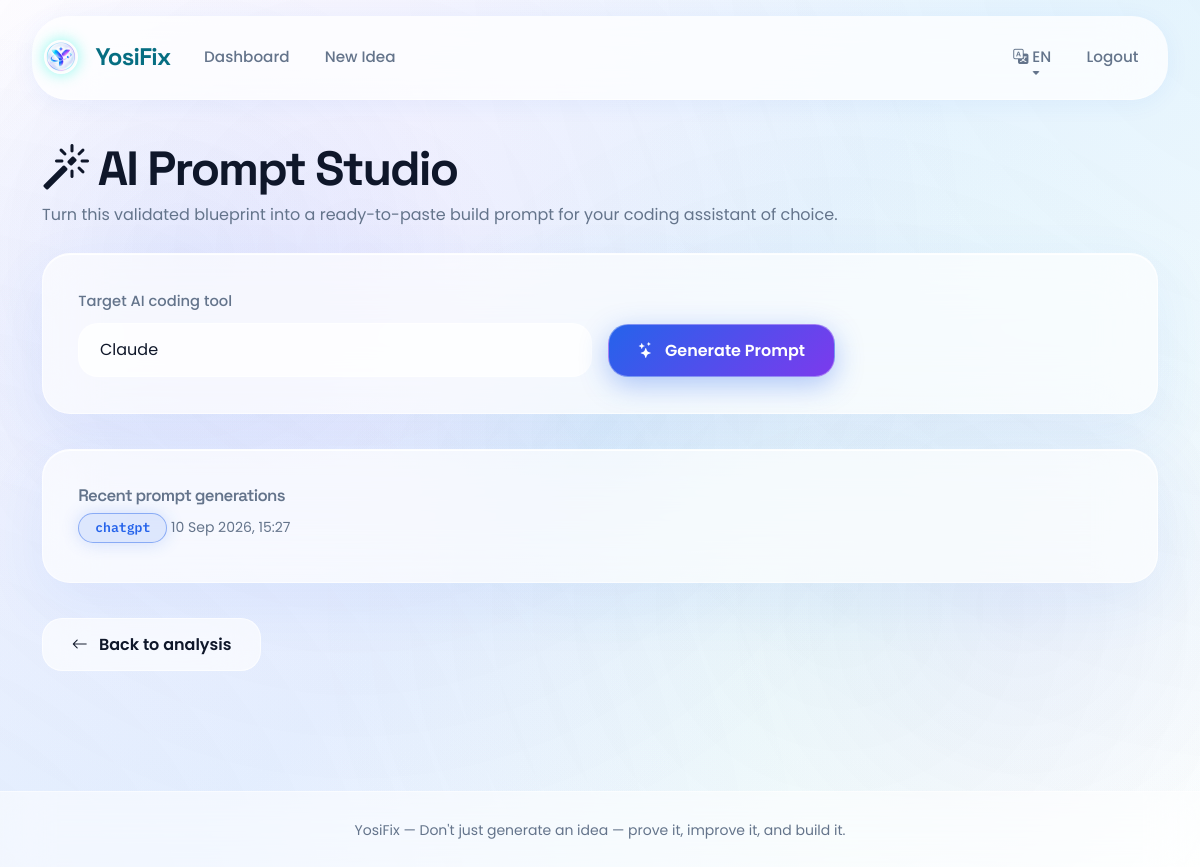
/idea/4/prompt-studio (signed in), run on an earlier commit of the app's database.
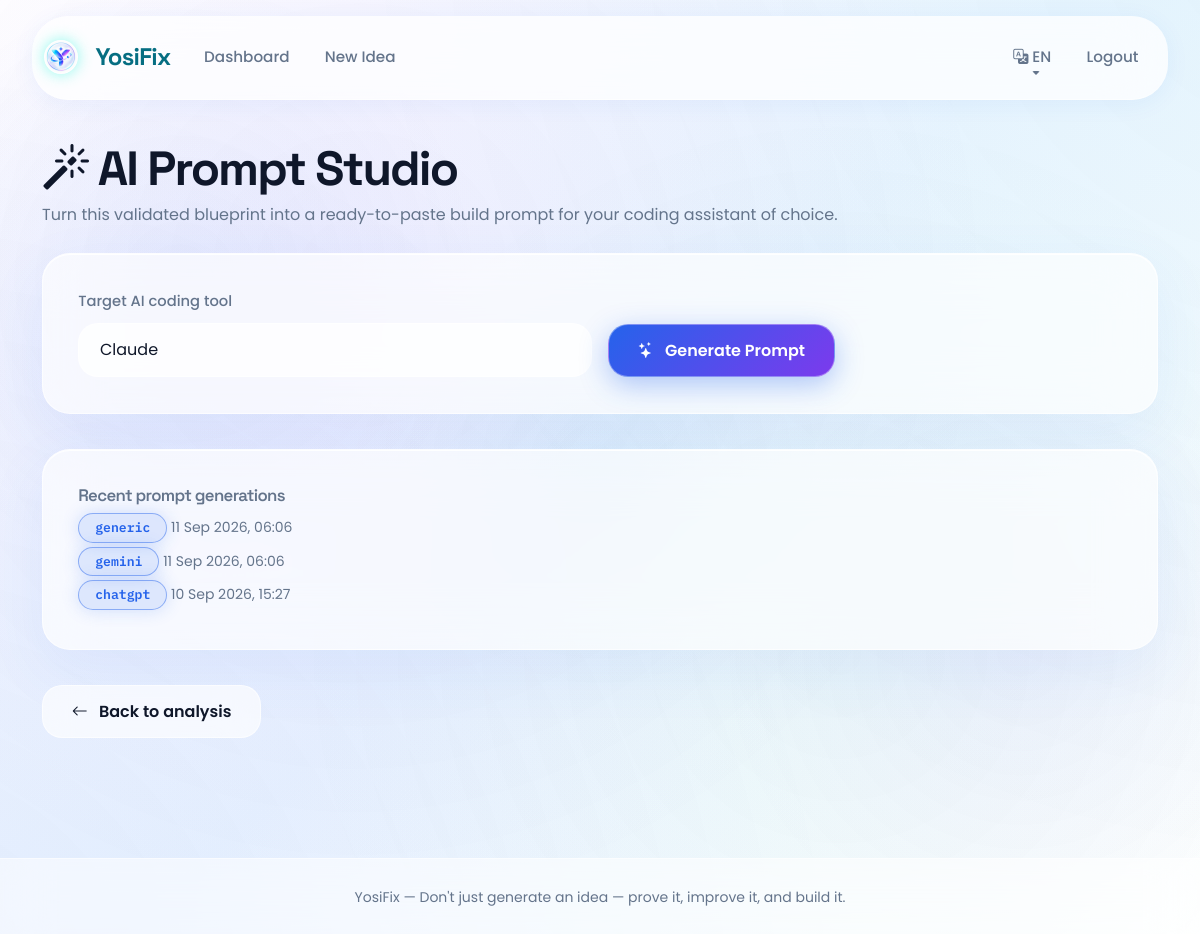
And on a later commit of the database.
### models.py (models this page shows)
class PromptRecord(db.Model):
    __tablename__ = "prompt_records"
    id = db.Column(db.Integer, primary_key=True)
    idea_id = db.Column(db.Integer, db.ForeignKey("ideas.id"), nullable=False)
    target_tool = db.Column(db.String(30), nullable=False)
    prompt_text = db.Column(db.Text, nullable=False)
    created_at = db.Column(db.DateTime, default=utcnow)

### routes/idea.py (the view)
@bp.route("/<int:idea_id>/prompt-studio", methods=["GET", "POST"])
@login_required
def prompt_studio(idea_id):
    idea = Idea.query.filter_by(id=idea_id, user_id=current_user.id).first_or_404()
    analysis = idea.analysis
    if analysis is None:
        abort(400, "Analyze the idea before generating a build prompt.")
    generated_prompt = None
    target_tool = "claude"
    if request.method == "POST":
        target_tool = request.form.get("target_tool", "claude")
        generated_prompt = generate_master_prompt(idea, analysis, target_tool)
        record = PromptRecord(idea_id=idea.id, target_tool=target_tool, prompt_text=generated_prompt)
        db.session.add(record)
        db.session.commit()
    history_records = PromptRecord.query.filter_by(idea_id=idea.id).order_by(PromptRecord.created_at.desc()).limit(5).all()
    return render_template(
        "prompt_studio.html", idea=idea, analysis=analysis,
        generated_prompt=generated_prompt, target_tool=target_tool,
        tools=TOOL_NOTES.keys(), history_records=history_records,
        lang=current_lang(), t=t,
    )

### app.py (called while the page is built)
def create_app(config_class=Config):
    app = Flask(__name__)
    app.config.from_object(config_class)
    try:
        instance_dir = os.path.join(app.root_path, "instance")
        os.makedirs(instance_dir, exist_ok=True)
    except Exception:
        pass
    db.init_app(app)
    login_manager.init_app(app)
    from models import User
    @login_manager.user_loader
    def load_user(user_id):
        return db.session.get(User, int(user_id))
    from routes.main import bp as main_bp
    from routes.auth import bp as auth_bp
    from routes.idea import bp as idea_bp
    app.register_blueprint(main_bp)
    app.register_blueprint(auth_bp)
    app.register_blueprint(idea_bp)
    @app.context_processor
    def inject_globals():
        return {"app_name": "YosiFix", "lang": session.get("lang", "en"), "t": translate}
    with app.app_context():
        db.create_all()
    return app

### modules/i18n.py (called while the page is built)
def t(key, lang="en"):
    lang = lang if lang in TRANSLATIONS else "en"
    return TRANSLATIONS[lang].get(key, TRANSLATIONS["en"].get(key, key))

### routes/idea.py (called while the page is built)
def current_lang():
    return session.get("lang", "en")

### templates/prompt_studio.html (shortened to what this page needs)
{% extends "base.html" %}
{% block content %}
<h2 class="mb-1"><i class="bi bi-magic"></i> AI Prompt Studio</h2>
<p class="text-muted-custom mb-4">Turn this validated blueprint into a ready-to-paste build prompt for your coding assistant of choice.</p>
<div class="glass-card">
  <form method="POST" class="row g-3 align-items-end">
    <div class="col-md-6">
      <label class="form-label">Target AI coding tool</label>
      <select name="target_tool" class="form-select">
        {% for tool in tools %}
        <option value="{{ tool }}" {% if tool == target_tool %}selected{% endif %}>{{ tool|capitalize }}</option>
        {% endfor %}
      </select>
    </div>
    <div class="col-md-4">
      <button type="submit" class="btn btn-brand"><i class="bi bi-stars"></i> Generate Prompt</button>
    </div>
  </form>
</div>
{% if history_records %}
<div class="glass-card">
  <h6 class="text-muted-custom">Recent prompt generations</h6>
  {% for r in history_records %}
  <p class="small mb-1"><span class="badge badge-domain">{{ r.target_tool }}</span> {{ r.created_at.strftime('%d %b %Y, %H:%M') }}</p>
  {% endfor %}
</div>
{% endif %}
<a href="{{ url_for('idea.result', idea_id=idea.id) }}" class="btn btn-outline-glass">
  <i class="bi bi-arrow-left"></i> Back to analysis
</a>
{% endblock %}

### templates/base.html (shortened to what this page needs)
<!DOCTYPE html>
<html lang="{{ lang|default('en') }}" data-bs-theme="dark" class="dark">
<head>
<link href="https://cdn.jsdelivr.net/npm/bootstrap@5.3.3/dist/css/bootstrap.min.css" rel="stylesheet">
<link href="https://cdn.jsdelivr.net/npm/bootstrap-icons@1.11.3/font/bootstrap-icons.min.css" rel="stylesheet">
<link rel="stylesheet" href="{{ url_for('static', filename='css/style.css') }}?v=3.1.0">
</head>
<body>
<nav class="navbar navbar-expand-lg glass-nav sticky-top">
  <div class="container">
    <a class="navbar-brand brand-logo" href="{{ url_for('main.landing') }}">
      <img src="{{ url_for('static', filename='img/logo.png') }}" alt="YosiFix Logo" class="brand-logo-img me-2">
      <span class="brand-name">YosiFix</span>
    </a>
    <div class="collapse navbar-collapse" id="navMain">
      <ul class="navbar-nav me-auto mb-2 mb-lg-0">
        {% if current_user.is_authenticated %}
        <li class="nav-item"><a class="nav-link" href="{{ url_for('main.dashboard') }}">{{ t('nav_dashboard', lang) }}</a></li>
        <li class="nav-item"><a class="nav-link" href="{{ url_for('idea.new') }}">{{ t('nav_new_idea', lang) }}</a></li>
        {% endif %}
      </ul>
      <ul class="navbar-nav align-items-lg-center">
        <li class="nav-item dropdown">
          <a class="nav-link dropdown-toggle" href="#" role="button" data-bs-toggle="dropdown">
            <i class="bi bi-translate"></i> {{ lang|upper }}
          </a>
        </li>
        {% if current_user.is_authenticated %}
        <li class="nav-item"><a class="nav-link" href="{{ url_for('auth.logout') }}">{{ t('nav_logout', lang) }}</a></li>
        {% else %}
        <li class="nav-item"><a class="nav-link" href="{{ url_for('auth.login') }}">{{ t('nav_login', lang) }}</a></li>
        <li class="nav-item"><a class="btn btn-brand btn-sm ms-lg-2" href="{{ url_for('auth.register') }}">{{ t('nav_register', lang) }}</a></li>
        {% endif %}
      </ul>
    </div>
  </div>
</nav>
<main class="app-main">
  <div class="container py-4">
    {% block content %}{% endblock %}
  </div>
</main>
<footer class="app-footer text-center py-4">
  <small>YosiFix &mdash; {{ t('tagline', lang) }}</small>
</footer>
</body>
</html>

What changed in the data, as far as the page shows it:
added PromptRecord: target_tool "generic", created_at "11 Sep 2026, 06:06"
added PromptRecord: target_tool "gemini", created_at "11 Sep 2026, 06:06"
